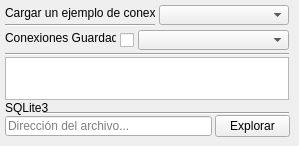
     <widget class="QWidget" name="process_dbExtraction_tab">
      <attribute name="title">
       <string notr="true">Extracción</string>
      </attribute>
      <widget class="QLabel" name="process_dbExtraction_loadSample_label">
       <property name="geometry">
        <rect>
         <x>5</x>
         <y>5</y>
         <width>150</width>
         <height>16</height>
        </rect>
       </property>
       <property name="text">
        <string notr="true">Cargar un ejemplo de conexión</string>
       </property>
      </widget>
      <widget class="QComboBox" name="process_dbExtraction_sampleSelection_comboBox">
       <property name="geometry">
        <rect>
         <x>159</x>
         <y>5</y>
         <width>130</width>
         <height>20</height>
        </rect>
       </property>
       <property name="currentText">
        <string notr="true"/>
       </property>
      </widget>
      <widget class="Line" name="process_dbExtraction_line_2">
       <property name="geometry">
        <rect>
         <x>5</x>
         <y>52</y>
         <width>284</width>
         <height>4</height>
        </rect>
       </property>
       <property name="orientation">
        <enum>Qt::Horizontal</enum>
       </property>
      </widget>
      <widget class="QLabel" name="process_dbExtraction_sqlite3_label">
       <property name="geometry">
        <rect>
         <x>5</x>
         <y>100</y>
         <width>46</width>
         <height>16</height>
        </rect>
       </property>
       <property name="text">
        <string notr="true">SQLite3</string>
       </property>
      </widget>
      <widget class="Line" name="process_dbExtraction_line_3">
       <property name="geometry">
        <rect>
         <x>43</x>
         <y>111</y>
         <width>246</width>
         <height>4</height>
        </rect>
       </property>
       <property name="orientation">
        <enum>Qt::Horizontal</enum>
       </property>
      </widget>
      <widget class="QLineEdit" name="process_dbExtraction_sqlite3File_lineEdit">
       <property name="geometry">
        <rect>
         <x>5</x>
         <y>116</y>
         <width>207</width>
         <height>20</height>
        </rect>
       </property>
       <property name="text">
        <string notr="true"/>
       </property>
       <property name="maxLength">
        <number>48</number>
       </property>
       <property name="placeholderText">
        <string notr="true">Dirección del archivo...</string>
       </property>
      </widget>
      <widget class="QPushButton" name="process_dbExtraction_sqlite3Explore_pushButton">
       <property name="geometry">
        <rect>
         <x>215</x>
         <y>115</y>
         <width>75</width>
         <height>22</height>
        </rect>
       </property>
       <property name="text">
        <string notr="true">Explorar</string>
       </property>
      </widget>
      <widget class="QPlainTextEdit" name="process_dbExtraction_url_plainTextEdit">
       <property name="geometry">
        <rect>
         <x>5</x>
         <y>57</y>
         <width>284</width>
         <height>43</height>
        </rect>
       </property>
       <property name="plainText">
        <string notr="true"/>
       </property>
       <property name="placeholderText">
        <string notr="true">URL de conexión...</string>
       </property>
      </widget>
      <widget class="QLabel" name="process_dbExtraction_connectionSaved_label">
       <property name="geometry">
        <rect>
         <x>5</x>
         <y>30</y>
         <width>111</width>
         <height>16</height>
        </rect>
       </property>
       <property name="text">
        <string notr="true">Conexiones Guardadas</string>
       </property>
      </widget>
      <widget class="QComboBox" name="process_dbExtraction_connectionSelection_comboBox">
       <property name="geometry">
        <rect>
         <x>138</x>
         <y>30</y>
         <width>151</width>
         <height>20</height>
        </rect>
       </property>
       <property name="currentText">
        <string notr="true"/>
       </property>
      </widget>
      <widget class="QCheckBox" name="process_dbExtraction_connectionSaved_checkBox">
       <property name="geometry">
        <rect>
         <x>120</x>
         <y>30</y>
         <width>20</width>
         <height>20</height>
        </rect>
       </property>
       <property name="text">
        <string notr="true"/>
       </property>
      </widget>
      <widget class="Line" name="process_dbExtraction_line_1">
       <property name="geometry">
        <rect>
         <x>5</x>
         <y>23</y>
         <width>150</width>
         <height>4</height>
        </rect>
       </property>
       <property name="orientation">
        <enum>Qt::Horizontal</enum>
       </property>
      </widget>
     </widget>
